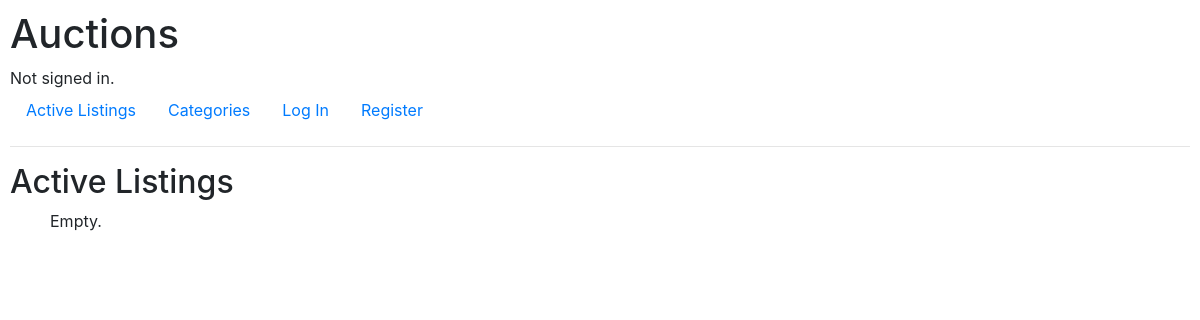
The app's page /, older data.
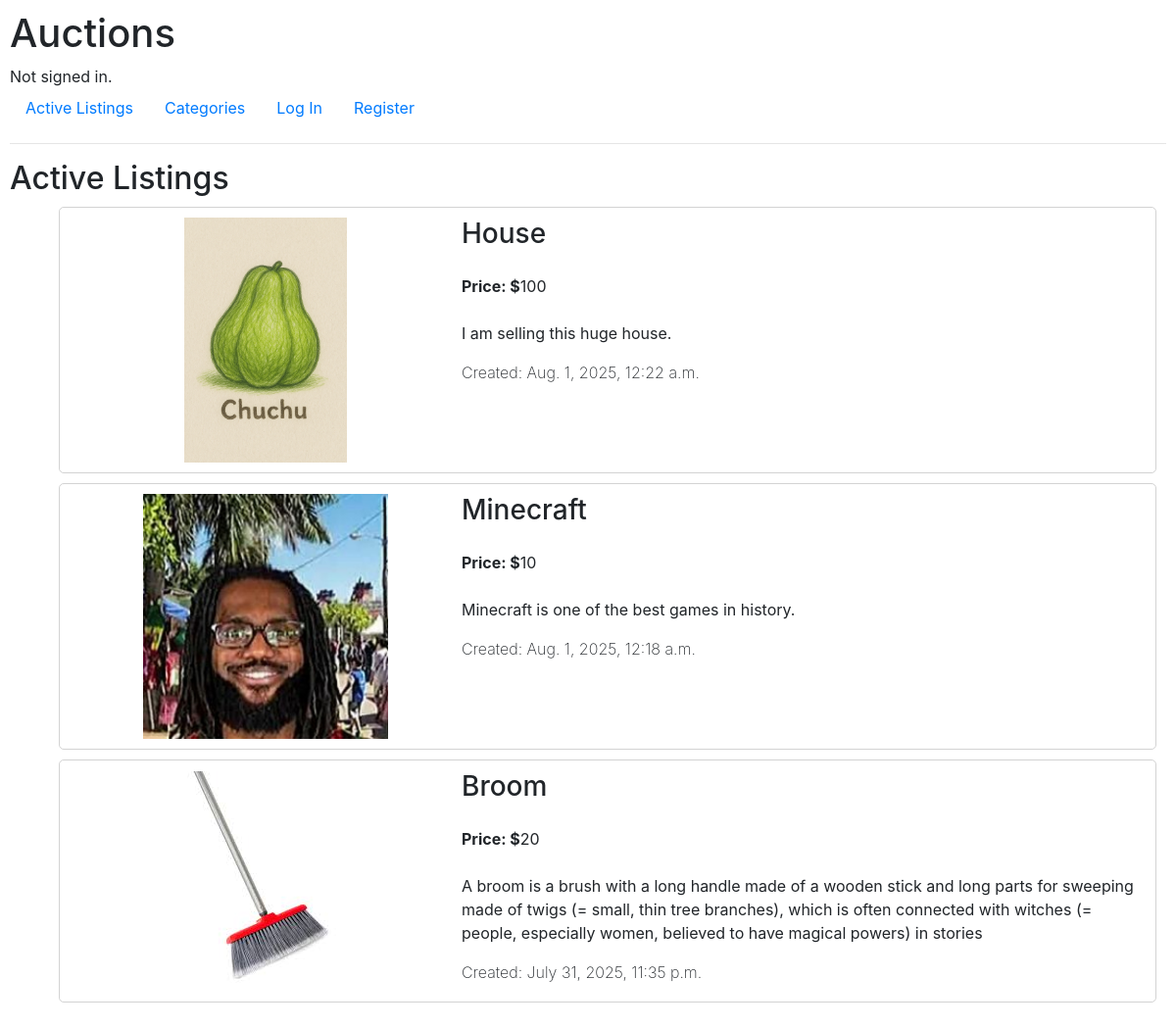
The same page, newer data.
### auctions/models.py (models this page shows, shortened)
class Listing(models.Model):
    id = models.BigAutoField(primary_key=True)
    name = models.CharField(max_length=64)
    description = models.TextField()
    price = models.IntegerField()
    photo = models.ImageField(
        upload_to="listingPhotos",
        null=True,
        blank=True
    )
    owner = models.ForeignKey(
        User,
        on_delete=models.CASCADE,
        related_name="listings"
    )
    category = models.ForeignKey(
        Category,
        on_delete=models.SET_NULL,
        null=True,
        blank=True
    )
    date = models.DateTimeField(auto_now_add=True)
    active = models.BooleanField(default=True)
    class Meta:
        ordering = ["-date"]

### auctions/views.py (the view)
# urls.py: path("", views.index, name="index"),
def index(request):
    listings = Listing.objects.all()
    return render(request, "auctions/index.html", {
        "listings": listings,
    })

### auctions/templates/auctions/index.html
{% extends "auctions/layout.html" %}
{% block body %}
    <h2>Active Listings</h2>
    <ul class="active_listings">
        {% for listing in listings %}
        <li class="listing">
            {% if listing.photo %}
                <image class="image" src="{{ listing.photo.url }}" alt="Broom"></image>
            {% endif %}
            <div class="listing_description">
                <h3>{{ listing.name }}</h3>
                <div>
                    <label class="price_tag">Price: $</label><label>{{ listing.price }}</label>
                </div>
                <a>{{ listing.description }}</a>
                <label class="date">Created: {{ listing.date }}</label>
            </div>
        </li>
        {% empty %}
            Empty.
        {% endfor %}
    </ul>
{% endblock %}

### auctions/templates/auctions/layout.html (shortened to what this page needs)
{% load static %}
<!DOCTYPE html>
<html lang="en">
    <head>
        <link rel="stylesheet" href="https://stackpath.bootstrapcdn.com/bootstrap/4.4.1/css/bootstrap.min.css">
        <link href="{% static 'auctions/styles.css' %}" rel="stylesheet">
    </head>
    <body>
        <div>
            <h1>Auctions</h1>
            {% if user.is_authenticated %}
                Signed in as <strong>{{ user.username }}</strong>.
            {% else %}
                Not signed in.
            {% endif %}
        </div>
        <ul class="nav">
            <li class="nav-item">
                <a class="nav-link" href="{% url 'index' %}">Active Listings</a>
            </li>
            <li class="nav-item">
                <a class="nav-link" href="{% url 'categories' %}">Categories</a>
            </li>
            {% if user.is_authenticated %}
                <li class="nav-item">
                <a class="nav-link" href="{% url 'watchlist' %}">Watchlist</a>
                </li>
                <li class="nav-item">
                    <a class="nav-link" href="{% url 'create' %}">Create Listing</a>
                </li>
                <li class="nav-item">
                    <a class="nav-link" href="{% url 'logout' %}">Log Out</a>
                </li>
                {% else %}
                <li class="nav-item">
                    <a class="nav-link" href="{% url 'login' %}">Log In</a>
                </li>
                <li class="nav-item">
                    <a class="nav-link" href="{% url 'register' %}">Register</a>
                </li>
            {% endif %}
        </ul>
        <hr>
        {% block body %}
        {% endblock %}
    </body>
</html>

### auctions/static/auctions/styles.css (style rules this page uses)
body { padding: 10px; }
.listing { border-style: solid; border-color: lightgray; border-radius: 5px; padding: 10px; margin: 10px; border-width: 1px; list-style-type: none; display: grid; grid-template-columns: 400px 1fr; max-height: 300px; }
.image { grid-row: 1; grid-column: 1; justify-self: center; align-self: center; max-height: 250px; }
.listing_description { grid-row: 1; grid-column: 2; display: flex; flex-direction: column; gap: 1rem; }
.price_tag { font-weight: bold; }
.date { font-weight: 200; }

Row changes from the older to the newer data that the page shows:
added Listing: photo (picture), name "House", price "100", description "I am selling this huge house.", date "Aug. 1, 2025, 12:22 a.m."
added Listing: photo (picture), name "Minecraft", price "10", description "Minecraft is one of the best games in history.", date "Aug. 1, 2025, 12:18 a.m."
added Listing: photo (picture), name "Broom", price "20", description "A broom is a brush with a long handle made of a wooden stick and long parts for sweeping made of twigs (= small, thin tree branches), which is often connected with witches (= people, especially women, believed to have magical powers) in stories", date "July 31, 2025, 11:35 p.m."
Text that changed along with them:
text no longer shown: "Empty."
